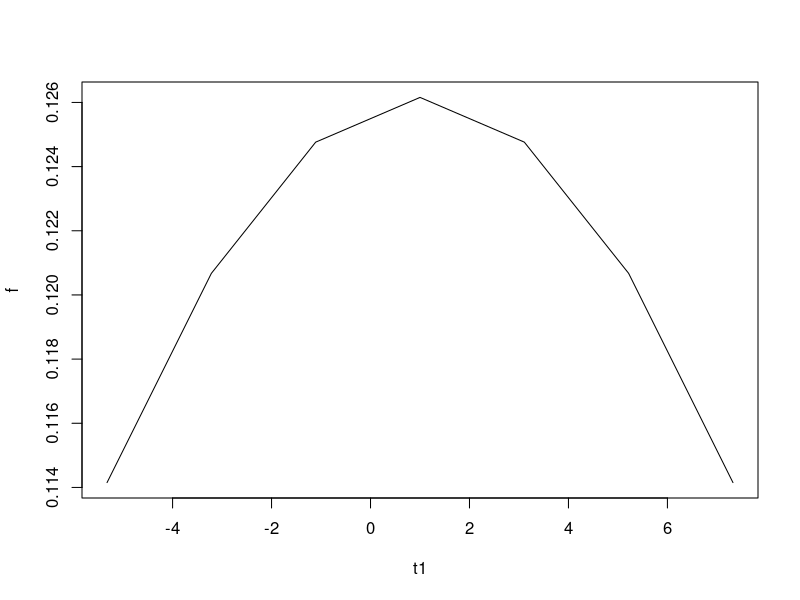
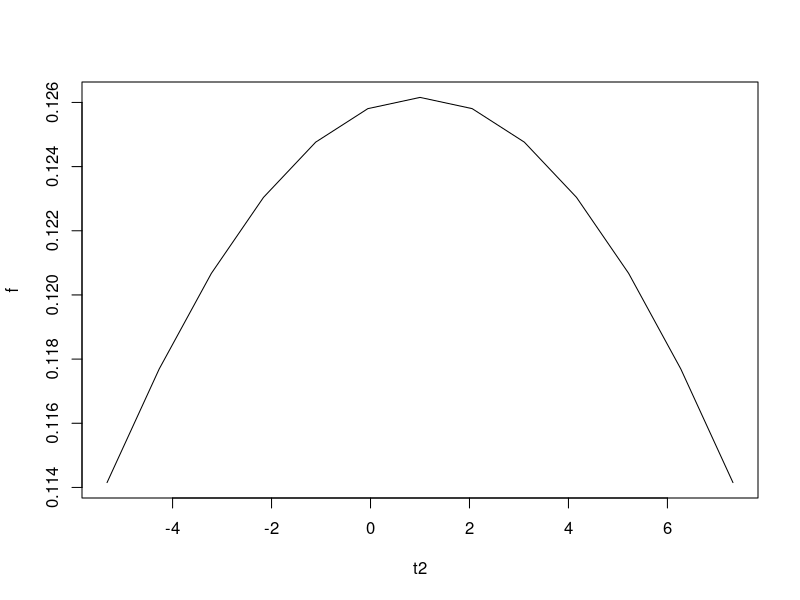
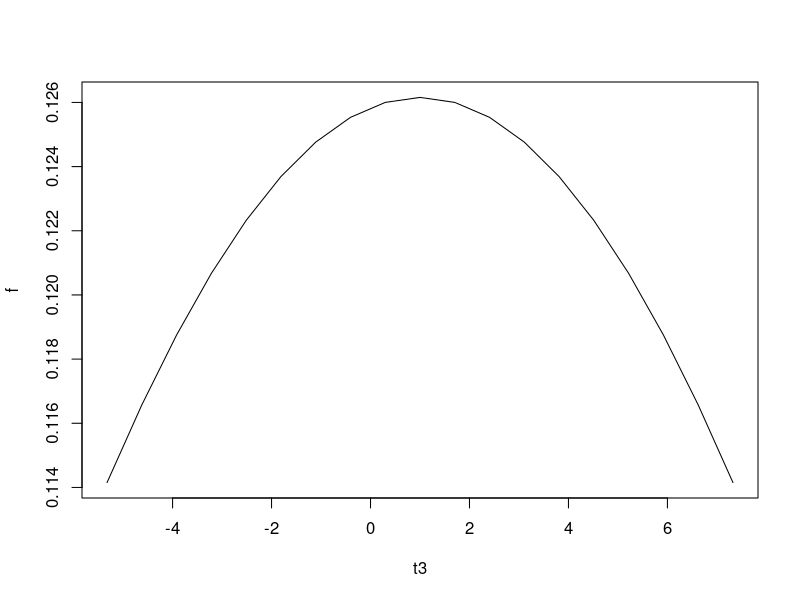

Here is the R script that generated these plots, in order:
normal_density1 = function(n, d)
{
  sigma = sqrt(d)
  t1 = seq(n - 2 * sigma, n + 2 * sigma, length = 2 * sigma)
  f = 1/sqrt(2 * pi * d) * exp(-((t1 - n)^2) / (2 * d)^2)
  plot(t1, f, type = "l", lwd = 1)
}

normal_density2 = function(n, d)
{
  sigma = sqrt(d)
  t2 = seq(n - 2 * sigma, n + 2 * sigma, length = 4 * sigma)
  f = 1/sqrt(2 * pi * d) * exp(-((t2 - n)^2) / (2 * d)^2)
  plot(t2, f, type = "l", lwd = 1)
}

normal_density3 = function(n, d)
{
  sigma = sqrt(d)
  t3 = seq(n - 2 * sigma, n + 2 * sigma, length = 6 * sigma)
  f = 1/sqrt(2 * pi * d) * exp(-((t3 - n)^2) / (2 * d)^2)
  plot(t3, f, type = "l", lwd = 1)
}

normal_density1(1, 10)
normal_density2(1, 10)
normal_density3(1, 10)